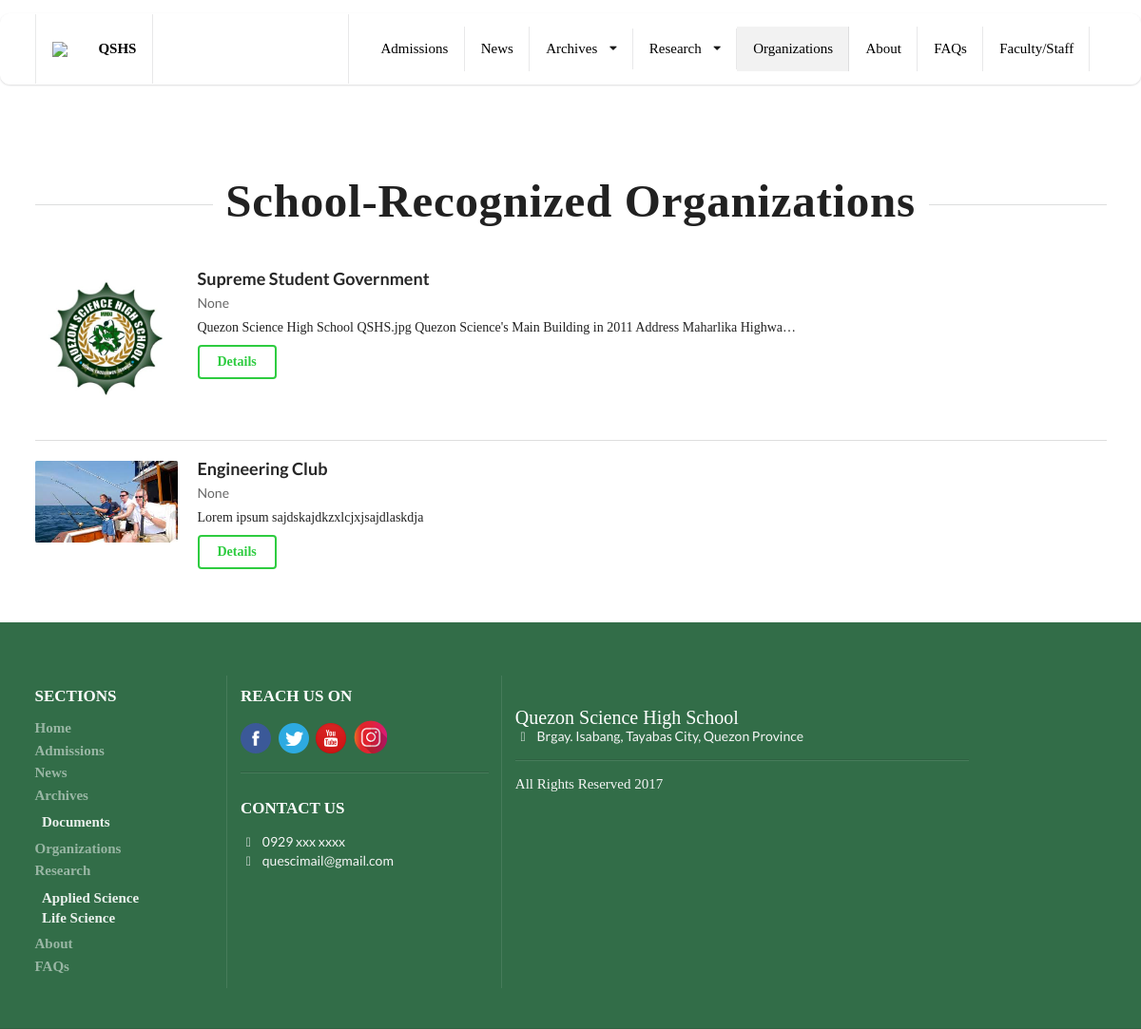
Screenshot of /organizations with the database file from the repository.
### staff/models.py (models this page shows, shortened)
class Organization(models.Model):
    LEVEL = (
        ("Main", "Main"),
        ("Core Subject", "Core Subject"),
        ("Social Science", "Social Science"),
        ("Music and Arts", "Music and Arts"),
    )
    name = models.CharField(max_length=100)
    category = models.CharField(choices=LEVEL, max_length=50, blank=True, null=True)
    logo = models.ImageField(upload_to="organization/{}/logo".format(name), null=True)
    acronym = models.CharField(max_length=10)
    description = models.TextField(max_length=5000)

### main/views.py (the view)
# urls.py: path('organizations',views.OrganizationListView.as_view(),name="organizations"),
class OrganizationListView(ListView):
    template_name = 'main/orgs.html'
    model = Organization
    context_object_name = "organizations"
    def get_queryset(self):
        return Organization.objects.all()

### templates/main/orgs.html (shortened to what this page needs)
{% extends 'base_2.html' %}
{% block org %}
  active
{% endblock %}
{% block main_content %}
	<div class="dimmed pusher">
    <div class="ui vertical stripe segment">
      <div class="ui container">
        <div class="ui horizontal section divider inverted">
          <h1 class="ui header">School-Recognized Organizations</h1>
        </div>
        <div class="ui relaxed divided items">
          {% for org in organizations %}
            <div class="ui item">
              <div class="ui small image">
                <img src="{{ org.logo.url }}" alt="">
              </div>
              <div class="content">
                <a href="{% url 'main:organization_details' pk=org.pk %}" class="ui header">
                  {{ org.name }}
                </a>
                <div class="meta">
                  {{ org.category }}
                </div>
                <div class="description">
                  {{ org.description|truncatechars:100 }}
                </div>
                <div class="other description">
                  <a href="{% url 'main:organization_details' pk=org.pk %}" class="ui inverted green button">Details</a>
                </div>
              </div>
            </div>
          {% endfor %}
        </div>
      </div>
    </div>
</div>
{% endblock %}

### static/css/index.css (style rules this page uses)
.ui.header { font-family: Code Bold; }
.ui.vertical.stripe { margin: 2em 0em; padding: 2em 0em; }
.ui.vertical.stripe h1 { font-size: 3.5em; }
.ui.vertical.stripe .description { font-family: Raleway; }
.ui.vertical.stripe .inverted.divider { color: #fff; }
.ui.vertical.stripe .horizontal.divider { margin: 3em 0em; }
.ui.button { font-family: Code Bold; font-weight: bold; }

### rows the page displays
Organization: logo (picture), name "Supreme Student Government", category "None", description "Quezon Science High School QSHS.jpg Quezon Science's Main Building in 2011 Address Maharlika Highwa…"
Organization: logo (picture), name "Engineering Club", category "None", description "Lorem ipsum sajdskajdkzxlcjxjsajdlaskdja"
